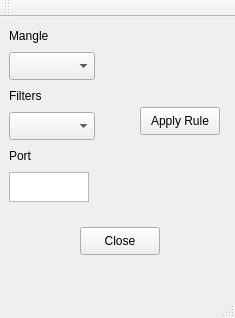
<?xml version="1.0" encoding="UTF-8"?>
<ui version="4.0">
 <class>MainWindow</class>
 <widget class="QMainWindow" name="MainWindow">
  <property name="enabled">
   <bool>true</bool>
  </property>
  <property name="geometry">
   <rect>
    <x>0</x>
    <y>0</y>
    <width>235</width>
    <height>318</height>
   </rect>
  </property>
  <property name="sizePolicy">
   <sizepolicy hsizetype="Maximum" vsizetype="Maximum">
    <horstretch>0</horstretch>
    <verstretch>0</verstretch>
   </sizepolicy>
  </property>
  <property name="windowTitle">
   <string>QTIptables</string>
  </property>
  <widget class="QWidget" name="centralWidget">
   <property name="sizePolicy">
    <sizepolicy hsizetype="Maximum" vsizetype="Maximum">
     <horstretch>0</horstretch>
     <verstretch>0</verstretch>
    </sizepolicy>
   </property>
   <property name="maximumSize">
    <size>
     <width>16777214</width>
     <height>16777215</height>
    </size>
   </property>
   <widget class="QPushButton" name="pushButtonClose">
    <property name="geometry">
     <rect>
      <x>80</x>
      <y>210</y>
      <width>80</width>
      <height>28</height>
     </rect>
    </property>
    <property name="text">
     <string>Close</string>
    </property>
   </widget>
   <widget class="QLabel" name="label">
    <property name="geometry">
     <rect>
      <x>9</x>
      <y>69</y>
      <width>42</width>
      <height>20</height>
     </rect>
    </property>
    <property name="layoutDirection">
     <enum>Qt::LeftToRight</enum>
    </property>
    <property name="text">
     <string>Filters</string>
    </property>
    <property name="textFormat">
     <enum>Qt::AutoText</enum>
    </property>
    <property name="alignment">
     <set>Qt::AlignLeading|Qt::AlignLeft|Qt::AlignVCenter</set>
    </property>
    <property name="wordWrap">
     <bool>false</bool>
    </property>
   </widget>
   <widget class="QComboBox" name="comboBoxFilter">
    <property name="geometry">
     <rect>
      <x>9</x>
      <y>95</y>
      <width>86</width>
      <height>28</height>
     </rect>
    </property>
   </widget>
   <widget class="QTextEdit" name="textPort">
    <property name="geometry">
     <rect>
      <x>9</x>
      <y>155</y>
      <width>80</width>
      <height>30</height>
     </rect>
    </property>
   </widget>
   <widget class="QPushButton" name="pushButtonApply">
    <property name="geometry">
     <rect>
      <x>140</x>
      <y>90</y>
      <width>80</width>
      <height>28</height>
     </rect>
    </property>
    <property name="text">
     <string>Apply Rule</string>
    </property>
   </widget>
   <widget class="QLabel" name="label_2">
    <property name="geometry">
     <rect>
      <x>9</x>
      <y>129</y>
      <width>30</width>
      <height>20</height>
     </rect>
    </property>
    <property name="layoutDirection">
     <enum>Qt::LeftToRight</enum>
    </property>
    <property name="text">
     <string>Port</string>
    </property>
    <property name="textFormat">
     <enum>Qt::AutoText</enum>
    </property>
    <property name="alignment">
     <set>Qt::AlignLeading|Qt::AlignLeft|Qt::AlignVCenter</set>
    </property>
    <property name="wordWrap">
     <bool>false</bool>
    </property>
   </widget>
   <widget class="QLabel" name="label_3">
    <property name="geometry">
     <rect>
      <x>9</x>
      <y>9</y>
      <width>49</width>
      <height>20</height>
     </rect>
    </property>
    <property name="layoutDirection">
     <enum>Qt::LeftToRight</enum>
    </property>
    <property name="text">
     <string>Mangle</string>
    </property>
    <property name="textFormat">
     <enum>Qt::AutoText</enum>
    </property>
    <property name="alignment">
     <set>Qt::AlignLeading|Qt::AlignLeft|Qt::AlignVCenter</set>
    </property>
    <property name="wordWrap">
     <bool>false</bool>
    </property>
   </widget>
   <widget class="QComboBox" name="comboBoxMangle">
    <property name="geometry">
     <rect>
      <x>9</x>
      <y>35</y>
      <width>86</width>
      <height>28</height>
     </rect>
    </property>
   </widget>
  </widget>
  <widget class="QMenuBar" name="menuBar">
   <property name="geometry">
    <rect>
     <x>0</x>
     <y>0</y>
     <width>235</width>
     <height>25</height>
    </rect>
   </property>
  </widget>
  <widget class="QToolBar" name="mainToolBar">
   <attribute name="toolBarArea">
    <enum>TopToolBarArea</enum>
   </attribute>
   <attribute name="toolBarBreak">
    <bool>false</bool>
   </attribute>
  </widget>
  <widget class="QStatusBar" name="statusBar"/>
 </widget>
 <layoutdefault spacing="6" margin="11"/>
 <resources/>
 <connections/>
</ui>
